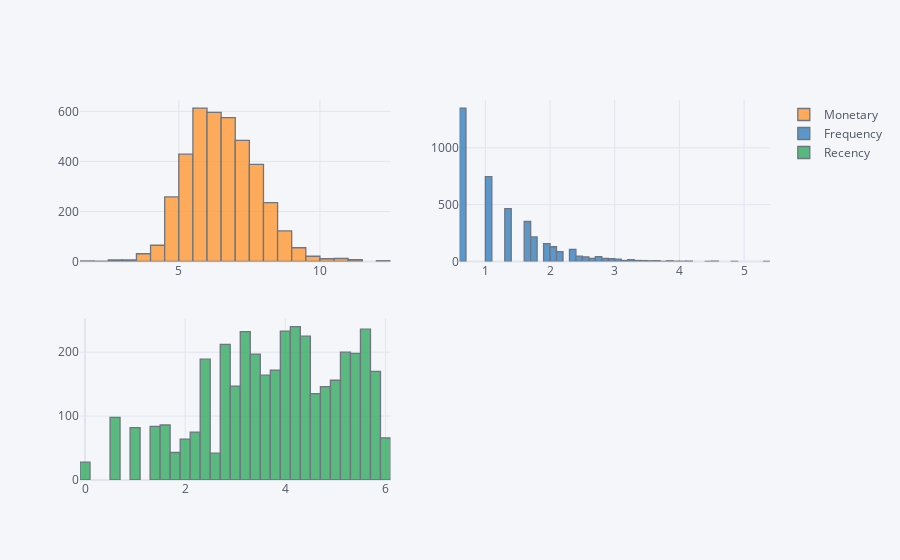

Notebook code for this chart:
### Code cell
RFMLog = RFM[SkewCols.index].copy()

for col in SkewCols.index.values:
    RFMLog[col] = RFMLog[col].apply(np.log1p)

    print(RFMLog.skew())
print()

RFMLog.iplot(kind='histogram', subplots=True, bins=50);

### Figure 1 — Plotly figure (JSON) as saved in the notebook; plotly's stock layout.template omitted (floating-point values rounded to 4 significant figures; data arrays with more than 128 entries replaced by an {"elided": "..."} marker saying what was removed)
{"data": [{"histfunc": "count", "histnorm": "", "marker": {"color": "rgba(255, 153, 51, 1.0)", "line": {"color": "#4D5663", "width": 1.3}}, "name": "Monetary", "nbinsx": 50, "opacity": 0.8, "orientation": "v", "type": "histogram", "x": {"elided": "3920 float values"}, "xaxis": "x", "yaxis": "y"}, {"histfunc": "count", "histnorm": "", "marker": {"color": "rgba(55, 128, 191, 1.0)", "line": {"color": "#4D5663", "width": 1.3}}, "name": "Frequency", "nbinsx": 50, "opacity": 0.8, "orientation": "v", "type": "histogram", "x": {"elided": "3920 float values"}, "xaxis": "x2", "yaxis": "y2"}, {"histfunc": "count", "histnorm": "", "marker": {"color": "rgba(50, 171, 96, 1.0)", "line": {"color": "#4D5663", "width": 1.3}}, "name": "Recency", "nbinsx": 50, "opacity": 0.8, "orientation": "v", "type": "histogram", "x": {"elided": "3920 float values"}, "xaxis": "x3", "yaxis": "y3"}], "layout": {"barmode": "overlay", "legend": {"bgcolor": "#F5F6F9", "font": {"color": "#4D5663"}}, "paper_bgcolor": "#F5F6F9", "plot_bgcolor": "#F5F6F9", "title": {"font": {"color": "#4D5663"}}, "xaxis": {"anchor": "y", "domain": [0, 0.45], "gridcolor": "#E1E5ED", "showgrid": true, "tickfont": {"color": "#4D5663"}, "title": {"font": {"color": "#4D5663"}, "text": ""}, "zerolinecolor": "#E1E5ED"}, "xaxis2": {"anchor": "y2", "domain": [0.55, 1], "gridcolor": "#E1E5ED", "showgrid": true, "tickfont": {"color": "#4D5663"}, "title": {"font": {"color": "#4D5663"}, "text": ""}, "zerolinecolor": "#E1E5ED"}, "xaxis3": {"anchor": "y3", "domain": [0, 0.45], "gridcolor": "#E1E5ED", "showgrid": true, "tickfont": {"color": "#4D5663"}, "title": {"font": {"color": "#4D5663"}, "text": ""}, "zerolinecolor": "#E1E5ED"}, "yaxis": {"anchor": "x", "domain": [0.575, 1], "gridcolor": "#E1E5ED", "showgrid": true, "tickfont": {"color": "#4D5663"}, "title": {"font": {"color": "#4D5663"}, "text": ""}, "zerolinecolor": "#E1E5ED"}, "yaxis2": {"anchor": "x2", "domain": [0.575, 1], "gridcolor": "#E1E5ED", "showgrid": true, "tickfont": {"color": "#4D5663"}, "title": {"font": {"color": "#4D5663"}, "text": ""}, "zerolinecolor": "#E1E5ED"}, "yaxis3": {"anchor": "x3", "domain": [0, 0.425], "gridcolor": "#E1E5ED", "showgrid": true, "tickfont": {"color": "#4D5663"}, "title": {"font": {"color": "#4D5663"}, "text": ""}, "zerolinecolor": "#E1E5ED"}}}
